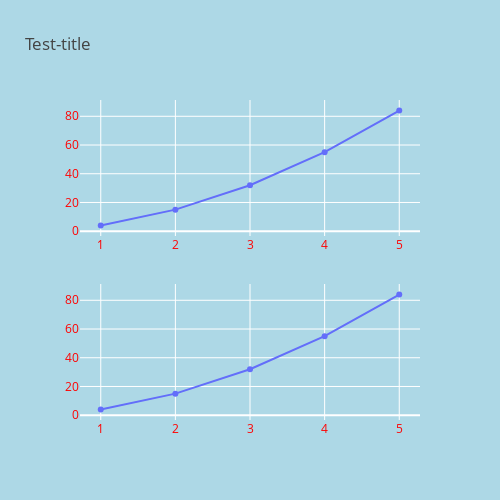

Notebook cell for this chart:
### Code cell
fig = make_subplots(rows=len(figures), cols=1)

for i, figure in enumerate(figures):
    for trace in range(len(figure["data"])):
        fig.append_trace(figure["data"][trace], row=i+1, col=1)

        
        
fig.update_layout(
    paper_bgcolor='lightblue',
    plot_bgcolor='lightblue',
    width=500,
    height=500,
    font_color='#444',
    title="Test-title",
    
)

fig.update_yaxes( # the y-axis is in dollars
    tickprefix="",
    showgrid=True,
    color='red',
)

fig.update_xaxes(
    color='red',
    showgrid=True,
)

fig.show()

### Figure 1 — Plotly figure (JSON) as saved in the notebook; plotly's stock layout.template omitted (floating-point values rounded to 4 significant figures)
{"data": [{"hovertemplate": "x=%{x}<br>f(x)=%{y}<extra></extra>", "legendgroup": "", "line": {"color": "#636efa", "dash": "solid"}, "marker": {"symbol": "circle"}, "mode": "markers+lines", "name": "", "orientation": "v", "showlegend": false, "type": "scatter", "x": [1, 2, 3, 4, 5], "xaxis": "x", "y": [4, 15, 32, 55, 84], "yaxis": "y"}, {"hovertemplate": "x=%{x}<br>f(x)=%{y}<extra></extra>", "legendgroup": "", "line": {"color": "#636efa", "dash": "solid"}, "marker": {"symbol": "circle"}, "mode": "markers+lines", "name": "", "orientation": "v", "showlegend": false, "type": "scatter", "x": [1, 2, 3, 4, 5], "xaxis": "x2", "y": [4, 15, 32, 55, 84], "yaxis": "y2"}], "layout": {"font": {"color": "#444"}, "height": 500, "paper_bgcolor": "lightblue", "plot_bgcolor": "lightblue", "title": {"text": "Test-title"}, "width": 500, "xaxis": {"anchor": "y", "color": "red", "domain": [0, 1], "showgrid": true}, "xaxis2": {"anchor": "y2", "color": "red", "domain": [0, 1], "showgrid": true}, "yaxis": {"anchor": "x", "color": "red", "domain": [0.575, 1], "showgrid": true, "tickprefix": ""}, "yaxis2": {"anchor": "x2", "color": "red", "domain": [0, 0.425], "showgrid": true, "tickprefix": ""}}}
